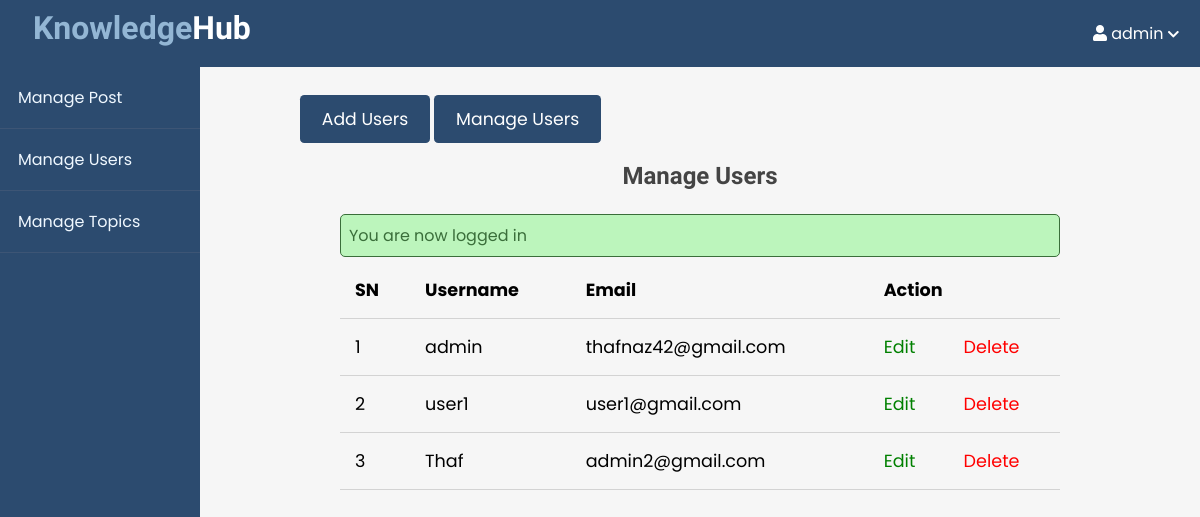
The page /admin/users/index.php (signed in) on the database its author committed.
### tables this page shows
CREATE TABLE `users` (
  `id` int(11) NOT NULL,
  `admin` tinyint(1) NOT NULL,
  `username` varchar(255) NOT NULL,
  `email` varchar(255) NOT NULL,
  `password` varchar(255) NOT NULL,
  `created_at` timestamp NOT NULL DEFAULT current_timestamp()
);

### app/controllers/users.php (called while the page is built, shortened)
<?php
include($ROOT_PATH  . "/app/database/db.php");
$table = 'users';
$admin_users = selectAll($table);

### app/database/db.php (called while the page is built, shortened)
<?php
require('connect.php');
function selectAll($table, $conditions = [])
{
    global $conn;
    $sql = "Select * From $table";
    if (empty($conditions)) {
        $stmt = $conn->prepare($sql);
        $stmt->execute();
        $records = $stmt->get_result()->fetch_all(MYSQLI_ASSOC);
        return $records;
    }
}

### admin/users/index.php (the view, shortened to what this page needs)
<?php include ("../../path.php"); ?>
<?php include ($ROOT_PATH . "/app/controllers/users.php");
?>
<!DOCTYPE html>
<html lang="en">
  <head>
    <link
      href="https://cdnjs.cloudflare.com/ajax/libs/font-awesome/5.13.0/css/all.min.css"
      rel="stylesheet"
    />
    <link rel="stylesheet" href="../../assets/css/style.css" />
    <link rel="stylesheet" href="../../assets/css/admin.css" />
  </head>
  <body>
      <?php  include($ROOT_PATH . "/app/includes/adminHeader.php"); ?>
    <div class="admin__wrapper">
        <?php  include($ROOT_PATH . "/app/includes/adminSidebar.php"); ?>
        <div class="admin__content">
          <div class="button__group">
            <a href="create.php" class="btn btn__big">Add Users</a>
            <a href="index.php" class="btn btn__big">Manage Users</a>
          </div>
          <div class="content">
            <h2 class="page__title">Manage Users</h2>
            <?php include ($ROOT_PATH . "/app/includes/messages.php");?>
            <table>
              <thead>
                <th>SN</th>
                <th>Username</th>
                <th>Email</th>
                <th colspan="2">Action</th>
              </thead>
              <tbody>
                <?php foreach ($admin_users as $key => $user): ?>
                <tr>
                  <td><?php echo $key + 1; ?></td>
                  <td><?php echo $user['username']; ?></td>
                  <td><?php echo $user ['email']; ?></td>
                  <td><a href="edit.php?id=<?php echo $user['id'];?>" class="edit">Edit</a></td>
                  <td><a href="index.php?delete_id=<?php echo $user['id']; ?>" class="delete">Delete</a></td>
                </tr>
                <?php endforeach; ?>
              </tbody>
            </table>
          </div>
        </div>
    </div>
  </body>
</html>

### assets/css/style.css (style rules this page uses)
* { box-sizing: border-box; font-family: 'Poppins', sans-serif; }
html, body { height: 100%; padding: 0px; margin: 0px; background: #f6f6f6; font-family: "Lore", serif; }
h1, h2, h3, h4, h5, h6 { font-family: "Candal"; color: #444; margin: 5px; }
a { text-decoration: none; color: inherit; }
.btn { padding: 0.5rem 1rem; background: #2C4B6F; color: white; border: 1px solid transparent; border-radius: 0.25em; font-size: 1.08em; font-family: "Lora" serif; }
.btn__big { padding: 0.7rem 1.3rem; line-height: 1.3rem; }
.content { width: 90%; margin: 30px auto 30px; }

### assets/css/admin.css (style rules this page uses)
.admin__wrapper { display: flex; height: calc(100% - 66px); }
.admin__wrapper .admin__content { flex: 8; height: 100%; padding: 40px 100px 100px; overflow-y: scroll; }
.admin__content .page__title { text-align: center; margin-bottom: 1.5rem; }
table { width: 100%; border-collapse: collapse; font-size: 1.1rem; }
th, td { padding: 15px; text-align: left; border-bottom: 1px solid #d3d3d3; }
.edit { color: green; }
.delete { color: red; }

### rows shown on the page
users: username "admin", email "thafnaz42@gmail.com"
users: username "user1", email "user1@gmail.com"
users: username "Thaf", email "admin2@gmail.com"

### other values the page prints
$_SESSION['username'] "admin"
$_SESSION['message'] "You are now logged in"
